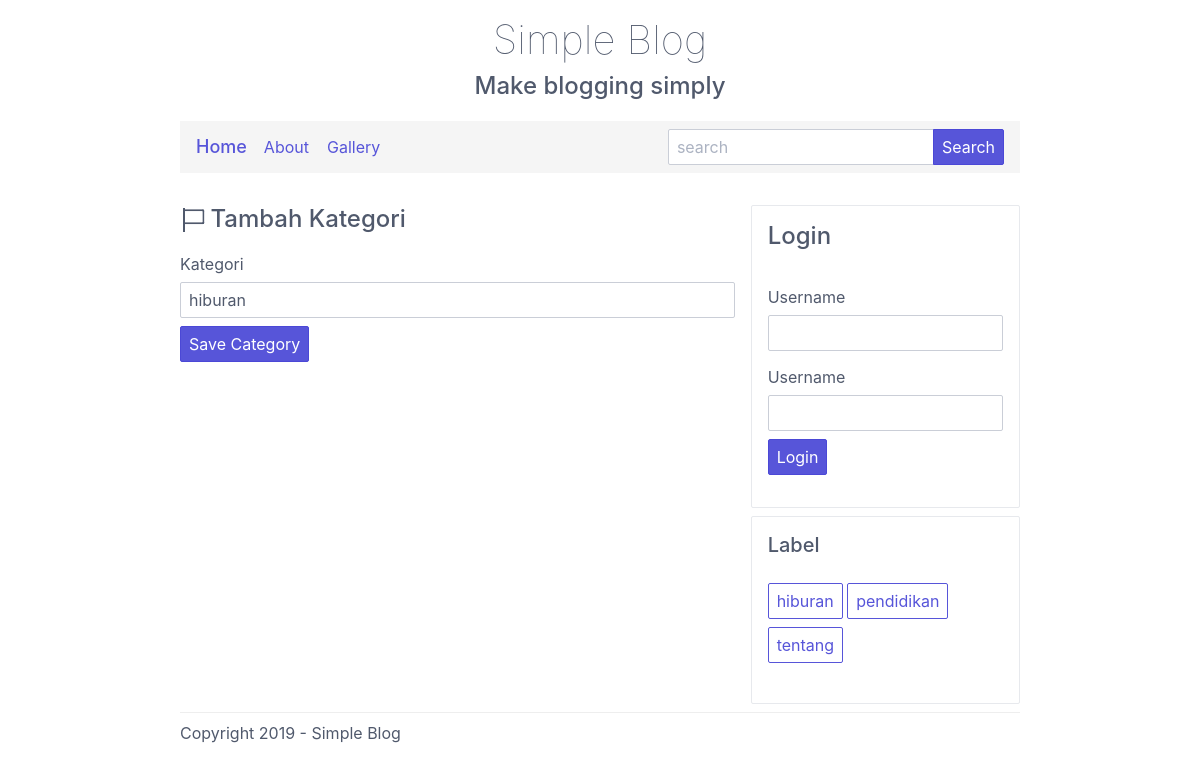
The app's page /edit-cat.php?idcat=1 with its own data.
### tables this page shows
CREATE TABLE `category` (
  `idcat` int(11) NOT NULL,
  `title` varchar(13) NOT NULL
);

### edit-cat.php (the view, shortened to what this page needs)
<?php include 'assets/header.php'; ?>
<body>
	<div class="container grid-md">
		<header style="text-align: center;padding-top: 16px;padding-bottom: 8px;">
			<h1 style="font-weight: 100;margin-bottom: 4px;">Simple Blog</h1>
			<h4 style="margin-top: 8px;">Make blogging simply</h4>
		</header>
		<?php include 'assets/menu.php'; ?>
		<div class="columns" style="margin-top: 16px;">
			<div class="column col-8">
				<h4><i class="icon icon-flag"></i> Tambah Kategori</h4>
				<form method="post" action="update-cat.php">
					<div class="form-group">
						<label class="form-label">Kategori</label>
						<?php
						if(isset($_GET['idcat'])){
							$idcat = $_GET['idcat'];
							$viewCat = $lo->query("SELECT * FROM category WHERE idcat = '$idcat'");
							if($viewCat == true){
								while($showCat = $viewCat->fetch_array(MYSQLI_BOTH)){
						?>
						<input type="text" class="form-input" name="ucat" value="<?php echo $showCat['title']; ?>">
						<?php
								}
							}
						}
						?>
					</div>
					<div class="form-group">
						<button type="submit" class="btn btn-primary" name="saveCat">Save Category</button>
					</div>
				</form>
			</div>
			<div class="column col-4">
				<?php include 'assets/right.php'; ?>
			</div>
		</div>
		<?php include 'assets/footer.php'; ?>
	</div>
</body>
</html>

### assets/right.php (shortened to what this page needs)
<?php
				if(isset($_SESSION['login'])){
					$login = $_SESSION['login'];
				?>
					<div class="panel">
					<div class="panel-header">
						<h5 class="panel-title">Admin Menu</h5>
						<label>Selamat datang <b><?php echo $login; ?></b></label>.
					</div>
					<div class="panel-body">
						<ul class="nav">
							<li class="nav-item">
								<a href="posting.php"><i class="icon icon-edit"></i> Buat Posting</a>
							</li>
							<li class="nav-item">
								<a href="password.php?iduser=<?php echo $_SESSION['id']; ?>"><i class="icon icon-people"></i> Ganti Password</a>
							</li>
							<li class="nav-item">
								<a href="post.php"><i class="icon icon-menu"></i> Lihat Posting</a>
							</li>
							<li class="nav-item">
								<a href="cat.php"><i class="icon icon-flag"></i> Tambah Kategori</a>
							</li>
						</ul>
					</div>
					<div class="panel-footer">
						<a href="logout.php" class="btn btn-primary">Logout</a>
					</div>
				</div>
				<?php
				}else{
					?>
					<div class="panel">
					<div class="panel-header">
						<h4 class="panel-title">Login</h4>
					</div>
					<div class="panel-body">
						<form method="post" action="login.php">
							<div class="form-group">
								<label class="form-label">Username</label>
								<input type="text" class="form-input" name="username">
							</div>
							<div class="form-group">
								<label class="form-label">Username</label>
								<input type="password" class="form-input" name="password">
							</div>
							<div class="form-group">
								<button type="submit" class="btn btn-primary" name="login">Login</button>
							</div>
						</form>
					</div>
					<div class="panel-footer"></div>
				</div>
				<?php
				}
				?>
				<div class="panel" style="margin-top: 8px;">
					<div class="panel-header">
						<h5 class="panel-title">Label</h5>
					</div>
					<div class="panel-body">
						<?php
						include 'lib/connect.php';
						$checkCat = $lo->query("SELECT * FROM category");
						if($checkCat == true){
							while($rowCat = $checkCat->fetch_array(MYSQLI_BOTH)){
						?>
						<a href="label.php?search=<?php echo $rowCat['title']; ?>" class="btn" style="margin-bottom: 8px;"><?php echo $rowCat['title']; ?></a>
						<?php
							}
						}
						?>
					</div>
					<div class="panel-footer">
					</div>
				</div>

### records on screen
category: ucat "hiburan", title "hiburan"
category: title "pendidikan"
category: title "tentang"
